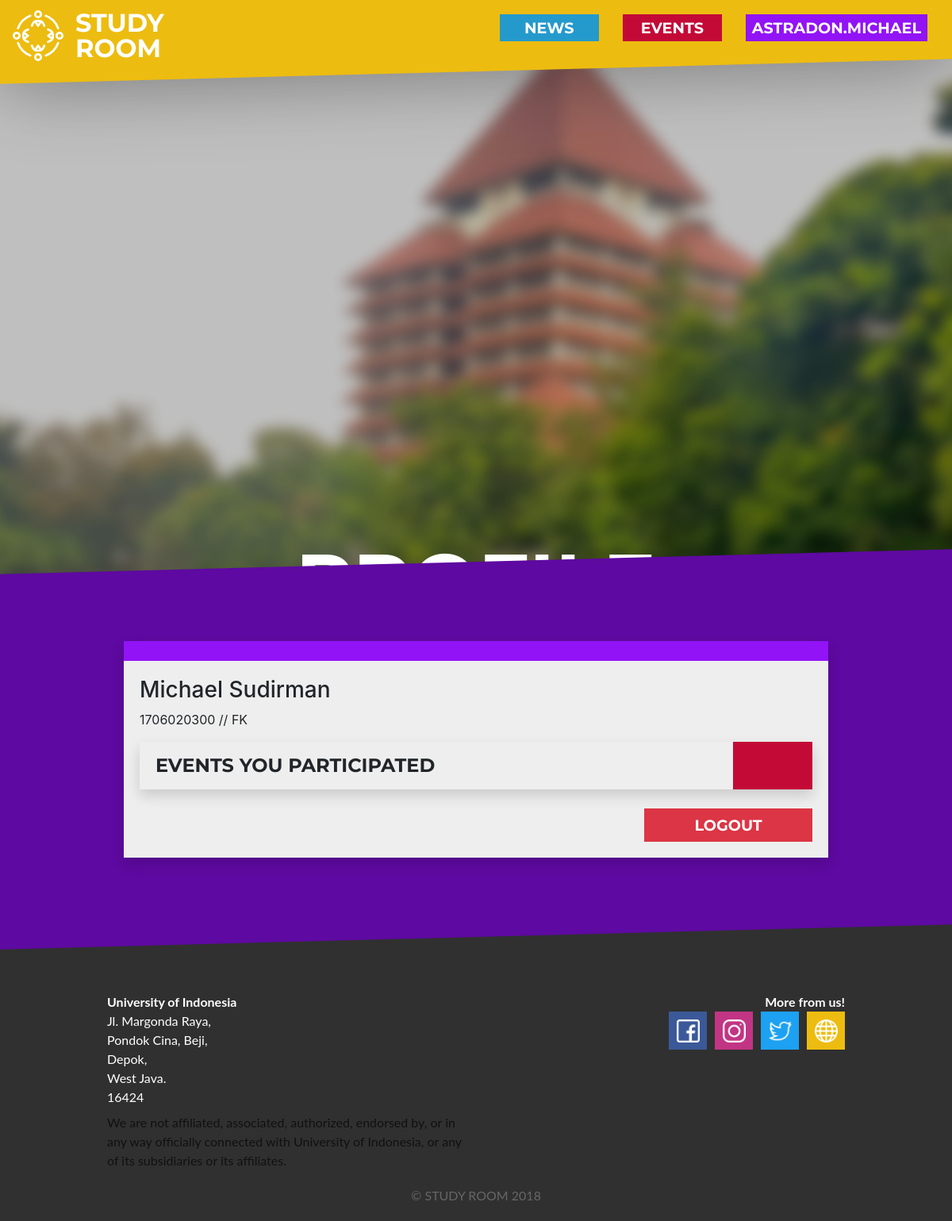
The app's page /user/profile/ (signed in) with its own data.
### register_user/models.py (models this page shows)
class UnionMember(AbstractUser):
    name = models.CharField(max_length=50, blank=False, null=True)
    email = models.EmailField(max_length=50, blank=False, null=True)
    student_id = models.PositiveIntegerField(blank=False, null=True)
    faculty = models.CharField(max_length=10, choices=FACULTIES, blank=False, null=True)
    REQUIRED_FIELDS = ['name', 'email', 'student_id', 'faculty']

### register_user/views.py (the view)
# urls.py: path('profile/', views.profile, name="profile"),
@login_required(login_url='/user/login/')
def profile(request):
    response = {
        'all_event': Event.objects.all().filter(participant_user=request.user)
    }
    return render(request, 'profile.html', response)

### templates/profile.html (shortened to what this page needs)
{% extends '_base.html' %}
{% load static %}
{% block content %}
<section id="parallax">
    <div class="parallax-background"></div>
    <div class="parallax-text">
        <h1>PROFILE</h1>
    </div>
</section>
<section id="user" slant>
    <div class="news-container container">
        <div class="row">
            <div class="col-12">
                <div class="card profile-card shadow">
                    <div class="color-bar color-user"></div>
                    <div class="card-body">
                        <div class="row">
                            <div class="col-12">
                                <h3 class="profile-name">{{ user.name }}</h3>
                                <p class="profile-info">{{ user.student_id }} // {{ user.faculty }}</p>
                            </div>
                        </div>
                        <div class="row">
                            <div class="event-container container">
                                <div class="card shadow">
                                    <div class="card-flex">
                                        <h3 class="card-title title-bar title-small">EVENTS YOU PARTICIPATED</h3>
                                        <div class="content-colorbox color-event"></div>
                                    </div>
                                </div>
                            </div>
                        </div>
                        <div class="row mt-4">
                            <div class="col-12">
                                <a class="btn btn-danger btn-logout" href="{% url 'logout' %}">LOGOUT</a>
                            </div>
                        </div>
                    </div>
                </div>
            </div>
        </div>
    </div>
</section>
{% endblock %}

### templates/_navbar.html (shortened to what this page needs)
<section id="navbar fade">
    <div class="navbar-outer-content">
        <div class="navbar-inner-content">
            <nav class="navbar navbar-expand-lg color-nav">
                <a class="navbar-brand" href="{% url 'index' %}">
                    <div style="font-size: 1em;line-height: 1em;"><p style="margin:0;">STUDY<br>ROOM</p></div>
                </a>
                <div class="collapse navbar-collapse" id="navbarTogglerDemo02">
                    <ul class="navbar-nav navbar-right ml-auto mt-2 mt-lg-0">
                        <li class="nav-item news-btn" id="collapse-first"g>
                            <a class="nav-link" href="{% url 'news' %}">NEWS</a>
                        </li>
                        <li class="nav-item events-btn">
                            <a class="nav-link" href="{% url 'event' %}">EVENTS</a>
                        </li>
                        <li class="nav-item user-btn">
                            {% if user.is_authenticated %}
                            <a class="nav-link" href="{% url 'profile'%}">{{ user.username|upper }}</a>
                            {% else %}
                            <a class="nav-link" href="{% url 'login' %}">LOGIN</a>
                            {% endif %}
                        </li>
                    </ul>
                </div>
            </nav>
        </div>
    </div>
</section>

### static/css/style.css (style rules this page uses)
body { margin: 0; padding: 0; background: #303030; }
p { word-wrap: break-word; overflow-wrap: break-word; hyphens: auto; }
*[slant] { padding: 100px 0; transform: skew(0deg, -1.5deg) translateY(-120px); }
*[slant] > * { transform: skew(0deg, 1.5deg); }
.color-event { background: #C30A37; transition: 0.3s }
.color-user { background: #9213F6; transition: 0.3s }
.card-flex { display: inline-flex; justify-content: space-between; }
.content-colorbox { height: inherit; width: 100px; min-width: 100px }
.color-bar { height: 25px; }
.card { border-radius: 0px; border-width: 0; background-color: #eee; }
.card-title { font-size: 2em; font-family: 'Montserrat', sans-serif; font-weight:700; line-height: 30px; }
.card-body { overflow-x: hidden; }
.title-bar { font-size: 2.2em; margin: 0; padding: 15px 20px; }
.navbar { background: #EDBC10; }
.navbar-brand { font-size: 2em; font-family: 'Montserrat', sans-serif; font-weight:700; color: white; transition: 0.3s; }
.navbar-outer-content { position:fixed; z-index:9999; width:100vw; pointer-events: none; }
.navbar-inner-content { position:relative; z-index:1; pointer-events:auto; }
.navbar-inner-content ul li { margin: 5px 15px; }
.navbar-inner-content ul li a { text-align: center; }
.nav-link { min-width: 125px; color: white; font-size: 1.2em; font-family: 'Montserrat', sans-serif; font-weight:700; text-align: center; padding: 3px; }
.news-btn { background-color: #249ACC; transition: 0.3s; }
.events-btn { background-color: #C30A37; transition: 0.3s; }
.user-btn { background-color: #9213F6; transition: 0.3s; }
#parallax { background: white; overflow: hidden; padding-bottom: 28px; }
.parallax-text { position: absolute; top: 45%; width:100%; text-align:center; color:white; font-weight:bold; background: transparent; pointer-events: none; font-family: 'Montserrat', sans-serif; }
.parallax-text h1 { font-size: 100px; line-height: 80px; font-weight:700; }
.parallax-background { position:relative; background-position:center; background-size:cover; background-repeat:no-repeat; background-attachment:fixed; background-image: url('/static/img/ui.jpg'); min-height:100%; opacity: 1; filter: blur(0.5rem) brightness(0.75); overflow-x: hidden; transform: scale3d(1.1, 1.1, 1.1); transition: 0.3s; }
#user { background: #5E09A1; }
.btn { border-radius: 0; font-family: 'Montserrat', sans-serif; font-weight:700; font-size: 1.2em; color: white; text-align: center; width: 100%; }
.btn-logout { width: 25%; float:right; }
.profile-card { width:80%; margin:auto; }
.profile-name, .profile-info { width: 100%; }
.title-small { font-size: 1.5em; }
.navbar-brand { display:flex; margin-bottom: -20px; }
.brand-icon { height:64px; width:auto; margin-top: auto; margin-bottom: auto; margin-right: 15px; }

### records on screen
UnionMember: username "ASTRADON.MICHAEL", name "Michael Sudirman", student_id "1706020300", faculty "FK"
